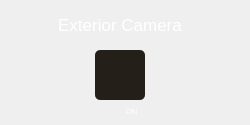
   <widget class="QFrame" name="exteriorcamera">
    <property name="geometry">
     <rect>
      <x>312</x>
      <y>345</y>
      <width>250</width>
      <height>125</height>
     </rect>
    </property>
    <property name="styleSheet">
     <string notr="true">background: qradialgradient(cx:1.0, cy:0.0, radius: 3.0,
              fx:1.0, fy:0.0, stop:0 rgba(2, 2, 2, 0.75), stop:1 rgba(143, 99, 41, 0.75));
border-radius: 5px;
</string>
    </property>
    <property name="frameShape">
     <enum>QFrame::StyledPanel</enum>
    </property>
    <property name="frameShadow">
     <enum>QFrame::Raised</enum>
    </property>
    <widget class="QLabel" name="excamera">
     <property name="geometry">
      <rect>
       <x>30</x>
       <y>10</y>
       <width>180</width>
       <height>30</height>
      </rect>
     </property>
     <property name="font">
      <font>
       <pointsize>13</pointsize>
       <weight>50</weight>
       <bold>false</bold>
      </font>
     </property>
     <property name="styleSheet">
      <string notr="true">background-color: rgba(255, 255, 255, 0);
border: 0px;
color: rgb(255, 255, 255);</string>
     </property>
     <property name="lineWidth">
      <number>0</number>
     </property>
     <property name="text">
      <string>Exterior Camera</string>
     </property>
     <property name="alignment">
      <set>Qt::AlignCenter</set>
     </property>
    </widget>
    <widget class="QLabel" name="incamstatus_3">
     <property name="geometry">
      <rect>
       <x>70</x>
       <y>120</y>
       <width>40</width>
       <height>20</height>
      </rect>
     </property>
     <property name="font">
      <font>
       <pointsize>14</pointsize>
       <weight>50</weight>
       <bold>false</bold>
      </font>
     </property>
     <property name="styleSheet">
      <string notr="true">background-color: rgba(255, 255, 255, 0);
border: 0px;
color: rgb(255, 255, 255);</string>
     </property>
     <property name="lineWidth">
      <number>0</number>
     </property>
     <property name="text">
      <string/>
     </property>
     <property name="alignment">
      <set>Qt::AlignCenter</set>
     </property>
    </widget>
    <widget class="QLabel" name="label_11">
     <property name="geometry">
      <rect>
       <x>95</x>
       <y>50</y>
       <width>50</width>
       <height>50</height>
      </rect>
     </property>
     <property name="autoFillBackground">
      <bool>false</bool>
     </property>
     <property name="styleSheet">
      <string notr="true">background: #241F19;
box-shadow: inset 3px 3px 3px rgba(7, 6, 5, 0.25), inset -2px -2px 2px rgba(143, 99, 41, 0.25);
border-radius: 5px;
border-radius: 5px;</string>
     </property>
     <property name="frameShape">
      <enum>QFrame::Box</enum>
     </property>
     <property name="frameShadow">
      <enum>QFrame::Sunken</enum>
     </property>
     <property name="lineWidth">
      <number>33</number>
     </property>
     <property name="text">
      <string/>
     </property>
     <property name="pixmap">
      <pixmap>pics/HMI/icon/Exteior Camera.svg</pixmap>
     </property>
     <property name="scaledContents">
      <bool>false</bool>
     </property>
     <property name="alignment">
      <set>Qt::AlignCenter</set>
     </property>
    </widget>
    <widget class="QLabel" name="label_14">
     <property name="geometry">
      <rect>
       <x>100</x>
       <y>105</y>
       <width>13</width>
       <height>11</height>
      </rect>
     </property>
     <property name="styleSheet">
      <string notr="true">background-color: rgba(255, 255, 255, 0);
border: 0px;</string>
     </property>
     <property name="text">
      <string/>
     </property>
     <property name="pixmap">
      <pixmap>pics/HMI/icon/eye icon.svg</pixmap>
     </property>
     <property name="scaledContents">
      <bool>false</bool>
     </property>
    </widget>
    <widget class="QLabel" name="incamstatus_4">
     <property name="geometry">
      <rect>
       <x>120</x>
       <y>105</y>
       <width>23</width>
       <height>11</height>
      </rect>
     </property>
     <property name="font">
      <font>
       <pointsize>6</pointsize>
       <weight>50</weight>
       <bold>false</bold>
      </font>
     </property>
     <property name="styleSheet">
      <string notr="true">background-color: rgba(255, 255, 255, 0);
border: 0px;
color: rgb(255, 255, 255);</string>
     </property>
     <property name="lineWidth">
      <number>0</number>
     </property>
     <property name="text">
      <string>ON</string>
     </property>
     <property name="alignment">
      <set>Qt::AlignCenter</set>
     </property>
    </widget>
   </widget>
